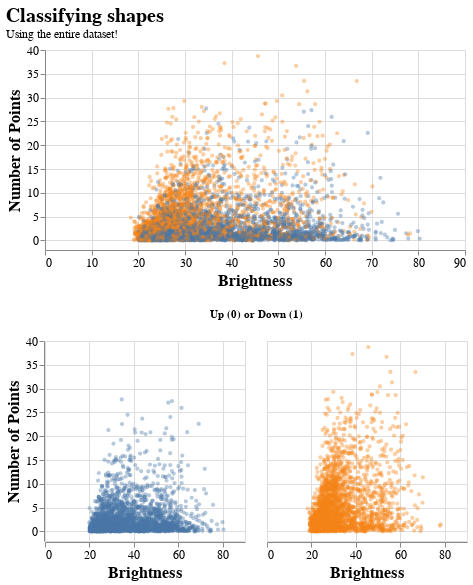

Notebook code for this chart:
### Code cell
plot_title = alt.TitleParams(
    "Classifying shapes",
    subtitle=["Using a larger dataset!"],
)

plot_title = alt.TitleParams(
    "Classifying shapes",
    subtitle=["Using the entire dataset!"],
)

top = (
    alt.Chart(dfc2)
    .mark_point(size=5, opacity=0.4, clip=True)
    .encode(
        alt.X(
            "age",
            scale=alt.Scale(
                domain=[0, 90],
                nice=False,
            ),
            axis=alt.Axis(grid=True),
            title="Brightness"
        ),
        alt.Y(
            "priors",
            scale=alt.Scale(domain=[-2, 40],nice=False),
            axis=alt.Axis(values=list(np.arange(-2, 45)[2::5])),
            title="Number of Points"
        ),
        alt.Color("recidivate:N",legend=None),
    )
).properties(title=plot_title, width=420, height=200)

chart = (
    alt.Chart(dfc2)
    .mark_point(size=5, opacity=0.4, clip=True)
    .encode(
        alt.X(
            "age",
            scale=alt.Scale(
                domain=[0, 90],
                nice=False,
            ),
            axis=alt.Axis(grid=True),
            title="Brightness"
        ),
        alt.Y(
            "priors",
            scale=alt.Scale(domain=[-2, 40],nice=False),
            axis=alt.Axis(values=list(np.arange(-2, 45)[2::5])),
            title="Number of Points"
        ),
        alt.Color("recidivate:N",legend=None),
        alt.Facet("recidivate:N",title='Up (0) or Down (1)',header=alt.Header(labelFontSize=0)),
    )
).properties( width=200, height=200)

final = (top& chart).configure_title(anchor="start",fontSize=20).configure_axis(
    labelFontSize=12,
    titleFontSize=16
)

final

### Figure 1 — Vega-Lite specification as saved in the notebook (floating-point values rounded to 4 significant figures; data arrays with more than 128 entries replaced by an {"elided": "..."} marker saying what was removed)
{"config": {"view": {"continuousWidth": 400, "continuousHeight": 300}, "axis": {"labelFontSize": 12, "titleFontSize": 16}, "title": {"anchor": "start", "fontSize": 20}}, "vconcat": [{"mark": {"type": "point", "clip": true, "opacity": 0.4, "size": 5}, "encoding": {"color": {"field": "recidivate", "legend": null, "type": "nominal"}, "x": {"axis": {"grid": true}, "field": "age", "scale": {"domain": [0, 90], "nice": false}, "title": "Brightness", "type": "quantitative"}, "y": {"axis": {"values": [0.0, 5.0, 10.0, 15.0, 20.0, 25.0, 30.0, 35.0, 40.0]}, "field": "priors", "scale": {"domain": [-2, 40], "nice": false}, "title": "Number of Points", "type": "quantitative"}}, "height": 200, "title": {"text": "Classifying shapes", "subtitle": ["Using the entire dataset!"]}, "width": 420}, {"mark": {"type": "point", "clip": true, "opacity": 0.4, "size": 5}, "encoding": {"color": {"field": "recidivate", "legend": null, "type": "nominal"}, "facet": {"field": "recidivate", "header": {"labelFontSize": 0}, "title": "Up (0) or Down (1)", "type": "nominal"}, "x": {"axis": {"grid": true}, "field": "age", "scale": {"domain": [0, 90], "nice": false}, "title": "Brightness", "type": "quantitative"}, "y": {"axis": {"values": [0.0, 5.0, 10.0, 15.0, 20.0, 25.0, 30.0, 35.0, 40.0]}, "field": "priors", "scale": {"domain": [-2, 40], "nice": false}, "title": "Number of Points", "type": "quantitative"}}, "height": 200, "width": 200}], "data": {"name": "data-6812000bd05e4b2e5cfb38b1cd661ce5"}, "$schema": "https://vega.github.io/schema/vega-lite/v4.17.0.json", "datasets": {"data-6812000bd05e4b2e5cfb38b1cd661ce5": {"elided": "5278 records"}}}
